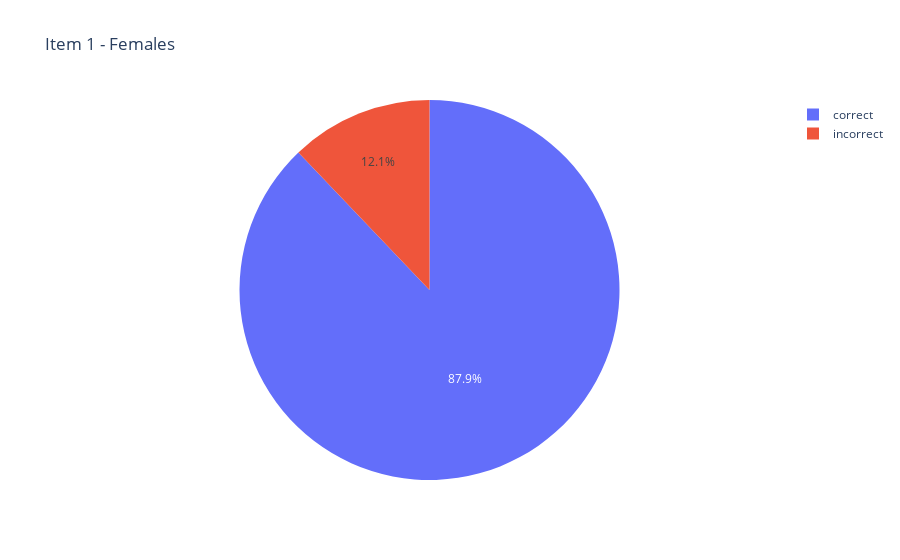

The notebook cell this image was saved under:
### Code cell
#Females
fig=px.pie(dfitems,values='item1_F',names='value',title="Item 1 - Females")
fig.show()

### Figure 1 — Plotly figure (JSON) as saved in the notebook; plotly's stock layout.template omitted (floating-point values rounded to 4 significant figures)
{"data": [{"domain": {"x": [0, 1], "y": [0, 1]}, "hovertemplate": "value=%{label}<br>item1_F=%{value}<extra></extra>", "labels": ["incorrect", "correct"], "legendgroup": "", "name": "", "showlegend": true, "type": "pie", "values": [80, 580]}], "layout": {"legend": {"tracegroupgap": 0}, "title": {"text": "Item 1 - Females"}}}
